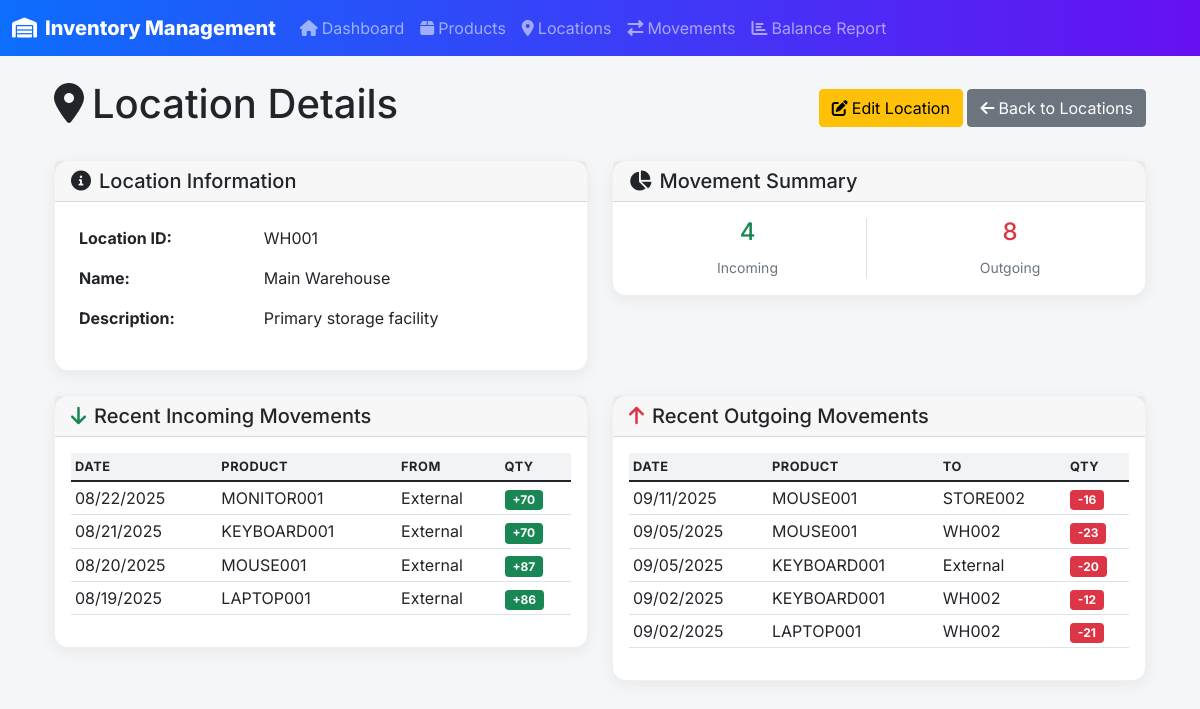
Page /location/view/WH001 on the committed database.
### app.py (models this page shows, shortened)
class Location(db.Model):
    location_id = db.Column(db.String(50), primary_key=True)
    name = db.Column(db.String(100), nullable=False)
    description = db.Column(db.Text)

class ProductMovement(db.Model):
    movement_id = db.Column(db.String(50), primary_key=True)
    timestamp = db.Column(db.DateTime, nullable=False, default=datetime.utcnow)
    from_location = db.Column(db.String(50), db.ForeignKey('location.location_id'), nullable=True)
    to_location = db.Column(db.String(50), db.ForeignKey('location.location_id'), nullable=True)
    product_id = db.Column(db.String(50), db.ForeignKey('product.product_id'), nullable=False)
    qty = db.Column(db.Integer, nullable=False)
    driver_name = db.Column(db.String(100), nullable=True)
    truck_number = db.Column(db.String(50), nullable=True)
    product = db.relationship('Product', backref='movements')
    from_loc = db.relationship('Location', foreign_keys=[from_location], backref='outgoing_movements')
    to_loc = db.relationship('Location', foreign_keys=[to_location], backref='incoming_movements')

### app.py (the view)
@app.route('/location/view/<location_id>')
def view_location(location_id):
    location = Location.query.get_or_404(location_id)
    incoming_movements = ProductMovement.query.filter_by(to_location=location_id).order_by(ProductMovement.timestamp.desc()).all()
    outgoing_movements = ProductMovement.query.filter_by(from_location=location_id).order_by(ProductMovement.timestamp.desc()).all()
    return render_template('location_view.html', location=location,
                         incoming_movements=incoming_movements, outgoing_movements=outgoing_movements)

### templates/location_view.html (shortened to what this page needs)
{% extends "base.html" %}
{% block content %}
<div class="container">
    <div class="row">
        <div class="col-12">
            <div class="d-flex justify-content-between align-items-center mb-4">
                <h1>
                    <i class="fas fa-map-marker-alt me-2"></i>Location Details
                </h1>
                <div>
                    <a href="{{ url_for('edit_location', location_id=location.location_id) }}" class="btn btn-warning">
                        <i class="fas fa-edit me-1"></i>Edit Location
                    </a>
                    <a href="{{ url_for('locations') }}" class="btn btn-secondary">
                        <i class="fas fa-arrow-left me-1"></i>Back to Locations
                    </a>
                </div>
            </div>
        </div>
    </div>
    <div class="row">
        <div class="col-md-6">
            <div class="card">
                <div class="card-header">
                    <h5 class="mb-0">
                        <i class="fas fa-info-circle me-2"></i>Location Information
                    </h5>
                </div>
                <div class="card-body">
                    <table class="table table-borderless">
                        <tr>
                            <td><strong>Location ID:</strong></td>
                            <td>{{ location.location_id }}</td>
                        </tr>
                        <tr>
                            <td><strong>Name:</strong></td>
                            <td>{{ location.name }}</td>
                        </tr>
                        <tr>
                            <td><strong>Description:</strong></td>
                            <td>{{ location.description or '-' }}</td>
                        </tr>
                    </table>
                </div>
            </div>
        </div>
        <div class="col-md-6">
            <div class="card">
                <div class="card-header">
                    <h5 class="mb-0">
                        <i class="fas fa-chart-pie me-2"></i>Movement Summary
                    </h5>
                </div>
                <div class="card-body">
                    <div class="row text-center">
                        <div class="col-6">
                            <div class="border-end">
                                <h4 class="text-success">{{ incoming_movements|length }}</h4>
                                <small class="text-muted">Incoming</small>
                            </div>
                        </div>
                        <div class="col-6">
                            <h4 class="text-danger">{{ outgoing_movements|length }}</h4>
                            <small class="text-muted">Outgoing</small>
                        </div>
                    </div>
                </div>
            </div>
        </div>
    </div>
    <div class="row mt-4">
        <div class="col-md-6">
            <div class="card">
                <div class="card-header">
                    <h5 class="mb-0">
                        <i class="fas fa-arrow-down text-success me-2"></i>Recent Incoming Movements
                    </h5>
                </div>
                <div class="card-body">
                    {% if incoming_movements %}
                        <div class="table-responsive">
                            <table class="table table-sm">
                                <thead>
                                    <tr>
                                        <th>Date</th>
                                        <th>Product</th>
                                        <th>From</th>
                                        <th>Qty</th>
                                    </tr>
                                </thead>
                                <tbody>
                                    {% for movement in incoming_movements[:5] %}
                                    <tr>
                                        <td>{{ movement.timestamp.strftime('%m/%d/%Y') }}</td>
                                        <td>{{ movement.product_id }}</td>
                                        <td>{{ movement.from_location or 'External' }}</td>
                                        <td>
                                            <span class="badge bg-success">+{{ movement.qty }}</span>
                                        </td>
                                    </tr>
                                    {% endfor %}
                                </tbody>
                            </table>
                        </div>
                    {% else %}
                        <div class="text-center text-muted">
                            <i class="fas fa-arrow-down fa-2x mb-2"></i>
                            <p>No incoming movements</p>
                        </div>
                    {% endif %}
                </div>
            </div>
        </div>
        <div class="col-md-6">
            <div class="card">
                <div class="card-header">
                    <h5 class="mb-0">
                        <i class="fas fa-arrow-up text-danger me-2"></i>Recent Outgoing Movements
                    </h5>
                </div>
                <div class="card-body">
                    {% if outgoing_movements %}
                        <div class="table-responsive">
                            <table class="table table-sm">
                                <thead>
                                    <tr>
                                        <th>Date</th>
                                        <th>Product</th>
                                        <th>To</th>
                                        <th>Qty</th>
                                    </tr>
                                </thead>
                                <tbody>
                                    {% for movement in outgoing_movements[:5] %}
                                    <tr>
                                        <td>{{ movement.timestamp.strftime('%m/%d/%Y') }}</td>
                                        <td>{{ movement.product_id }}</td>
                                        <td>{{ movement.to_location or 'External' }}</td>
                                        <td>
                                            <span class="badge bg-danger">-{{ movement.qty }}</span>
                                        </td>
                                    </tr>
                                    {% endfor %}
                                </tbody>
                            </table>
                        </div>
                    {% else %}
                        <div class="text-center text-muted">
                            <i class="fas fa-arrow-up fa-2x mb-2"></i>
                            <p>No outgoing movements</p>
                        </div>
                    {% endif %}
                </div>
            </div>
        </div>
    </div>
</div>
{% endblock %}

### templates/base.html (style rules this page uses)
body { font-family: 'Inter', system-ui, -apple-system, Segoe UI, Roboto, Arial, sans-serif; background: #f4f6f8; }
.card { border: 1px solid rgba(0, 0, 0, 0.06); box-shadow: 0 4px 16px rgba(0,0,0,0.06); border-radius: 14px; }
.table thead th { background-color: #f1f3f5; text-transform: uppercase; font-size: .8rem; letter-spacing: .04em; }

### rows in the picture
Location: location_id "WH001", name "Main Warehouse", description "Primary storage facility"
ProductMovement: timestamp "08/22/2025", product_id "MONITOR001", from_location "External", qty "70"
ProductMovement: timestamp "08/21/2025", product_id "KEYBOARD001", from_location "External", qty "70"
ProductMovement: timestamp "08/20/2025", product_id "MOUSE001", from_location "External", qty "87"
ProductMovement: timestamp "08/19/2025", product_id "LAPTOP001", from_location "External", qty "86"
ProductMovement: timestamp "09/11/2025", product_id "MOUSE001", to_location "STORE002", qty "16"
ProductMovement: timestamp "09/05/2025", product_id "MOUSE001", to_location "WH002", qty "23"
ProductMovement: timestamp "09/05/2025", product_id "KEYBOARD001", to_location "External", qty "20"
ProductMovement: timestamp "09/02/2025", product_id "KEYBOARD001", to_location "WH002", qty "12"
ProductMovement: timestamp "09/02/2025", product_id "LAPTOP001", to_location "WH002", qty "21"

### other values in the picture
{{ incoming_movements|length }} "4"
{{ outgoing_movements|length }} "8"
